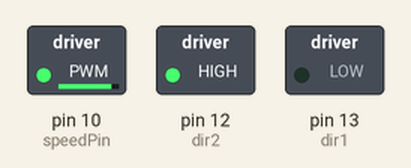
The sketch below on a simulated Arduino Uno, built with avr-gcc and run on an emulated ATmega328P. On the bench: switched loads named in the sketch (green lamp = pin HIGH).

Above: at 0.1 s.
Timing chart, 0 to 1.6 s (numbered marks = the images above):
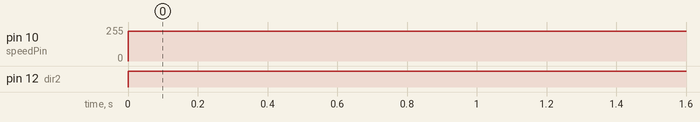

Measured:
- by itself, pin 10 (speedPin): 0/255 → 225/255 at 0.00 s
- by itself, pin 12 (dir2): LOW → HIGH at 0.00 s

The sketch:

DC_Motor_Control.ino
```cpp
int speedPin = 10;
int dir1 = 13;
int dir2 = 12;
int mSpeed = 225;
void setup() {
  // put your setup code here, to run once:
  pinMode(speedPin,OUTPUT);
  pinMode(dir1,OUTPUT);
  pinMode(dir2,OUTPUT);
  Serial.begin(9600);
}

void loop() {
  // put your main code here, to run repeatedly:

  digitalWrite(dir1,LOW);
  digitalWrite(dir2,HIGH);
  analogWrite(speedPin,mSpeed);
}
```
